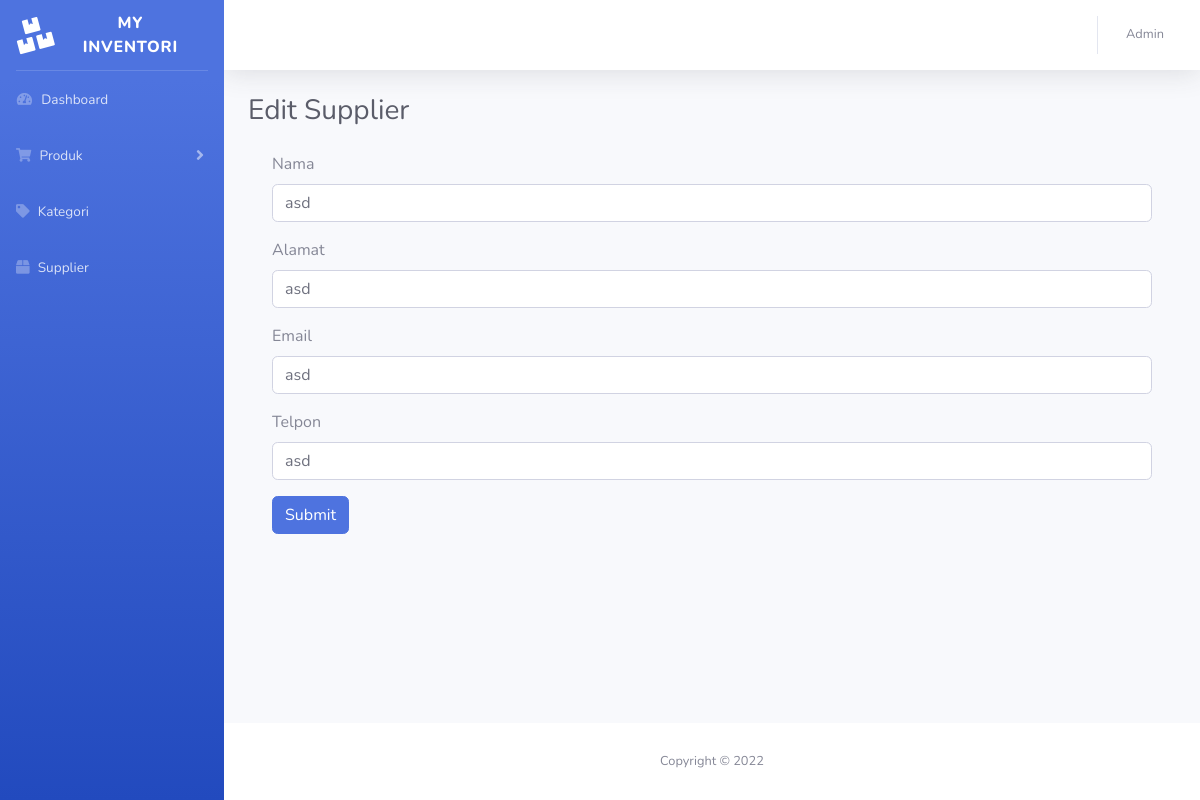
Page /supplier_edit.php?id_supplier=1 (signed in) on the earlier database version.
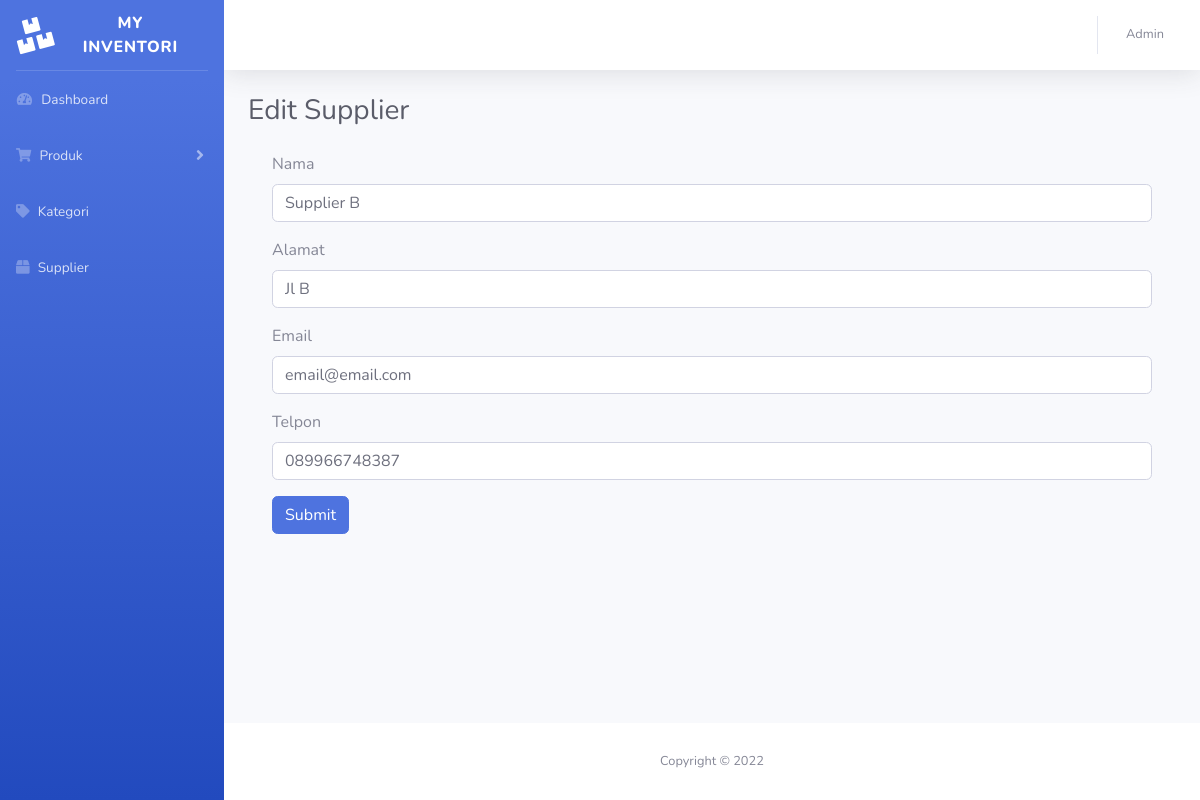
Same page on the later database version.
### tables this page shows
CREATE TABLE `supplier` (
  `id_supplier` int(255) NOT NULL,
  `nama_supplier` varchar(255) NOT NULL,
  `alamat` varchar(255) NOT NULL,
  `email` varchar(255) NOT NULL,
  `telpon` varchar(255) NOT NULL
);

### supplier_edit.php (the view, shortened to what this page needs)
<?php
include '_koneksi.php';
$id_supplier = $_GET['id_supplier'];
$sql = "SELECT * FROM supplier WHERE id_supplier = '$id_supplier'";
$result = $conn->query($sql);
if ($result->num_rows > 0) {
  while($row = $result->fetch_assoc()) {
    $supplier = $row;
  }
} else {
  echo "0 results";
}
?>
<!DOCTYPE html>
<html lang="en">
<head>
    <link href="vendor/fontawesome-free/css/all.min.css" rel="stylesheet" type="text/css">
    <link href="css/sb-admin-2.min.css" rel="stylesheet">
</head>
<body id="page-top">
    <div id="wrapper">
		<?php include 'inc/sidebar.php'; ?>
        <div id="content-wrapper" class="d-flex flex-column">
            <div id="content">
				<?php include 'inc/topbar.php'; ?>
                <div class="container-fluid">
					<div class="d-sm-flex align-items-center justify-content-between mb-4">
						<h1 class="h3 mb-0 text-gray-800">Edit Supplier</h1>
					</div>
					<div class="container">
						<form method="post" action="supplier_edit_go.php">
						  <div class="form-group">
							<label for="exampleInputEmail1">Nama</label>
							<input name="nama_supplier" type="text" class="form-control" value="<?= $supplier['nama_supplier']  ?>">
						  </div>
						  <div class="form-group">
							<label for="exampleInputEmail1">Alamat</label>
							<input name="alamat" type="text" class="form-control" value="<?= $supplier['alamat']  ?>">
						  </div>
						  <div class="form-group">
							<label for="exampleInputEmail1">Email</label>
							<input name="email" type="text" class="form-control" value="<?= $supplier['email']  ?>">
						  </div>
						  <div class="form-group">
							<label for="exampleInputEmail1">Telpon</label>
							<input name="telpon" type="text" class="form-control" value="<?= $supplier['telpon']  ?>">
						  </div>
						  <button type="submit" class="btn btn-primary">Submit</button>
						</form>
					</div>
                </div>
            </div>
			<?php include 'inc/footer.php'; ?>
        </div>
    </div>
</body>
</html>

### inc/sidebar.php (shortened to what this page needs)
     <ul class="navbar-nav bg-gradient-primary sidebar sidebar-dark accordion" id="accordionSidebar">
          <a class="sidebar-brand d-flex align-items-center justify-content-center" href="dashboard.php">
              <div class="sidebar-brand-icon rotate-n-15">
                  <i class="fas fa-boxes"></i>
              </div>
              <div class="sidebar-brand-text mx-3">My Inventori</div>
          </a>
          <hr class="sidebar-divider my-0">
          <li class="nav-item">
              <a class="nav-link" href="dashboard.php">
                  <i class="fas fa-fw fa-tachometer-alt"></i>
                  <span>Dashboard</span></a>
          </li>
          <li class="nav-item">
              <a class="nav-link collapsed" href="#" data-toggle="collapse" data-target="#collapseTwo"
                  aria-expanded="true" aria-controls="collapseTwo">
                  <i class="fas fa-shopping-cart"></i>
                  <span>Produk</span>
              </a>
          </li>
          <li class="nav-item">
              <a class="nav-link" href="kategori.php">
                  <i class="fas fa-tag"></i>
                  <span>Kategori</span></a>
          </li>
          <li class="nav-item">
              <a class="nav-link" href="supplier.php">
                  <i class="fas fa-box"></i>
                  <span>Supplier</span></a>
          </li>
</ul>

### inc/topbar.php (shortened to what this page needs)
<nav class="navbar navbar-expand navbar-light bg-white topbar mb-4 static-top shadow">
    <ul class="navbar-nav ml-auto">
        <li class="nav-item dropdown no-arrow">
            <a class="nav-link dropdown-toggle" href="#" id="userDropdown" role="button"
                data-toggle="dropdown" aria-haspopup="true" aria-expanded="false">
                <span class="mr-2 d-none d-lg-inline text-gray-600 small">Admin</span>
            </a>
        </li>
    </ul>
</nav>

### inc/footer.php
<footer class="sticky-footer bg-white">
     <div class="container my-auto">
         <div class="copyright text-center my-auto">
             <span>Copyright &copy; 2022</span>
         </div>
     </div>
 </footer>

Differences in the rows shown:
changed supplier: nama_supplier "asd" → "Supplier B"; alamat "asd" → "Jl B"; email "asd" → "email@email.com"; telpon "asd" → "089966748387"
